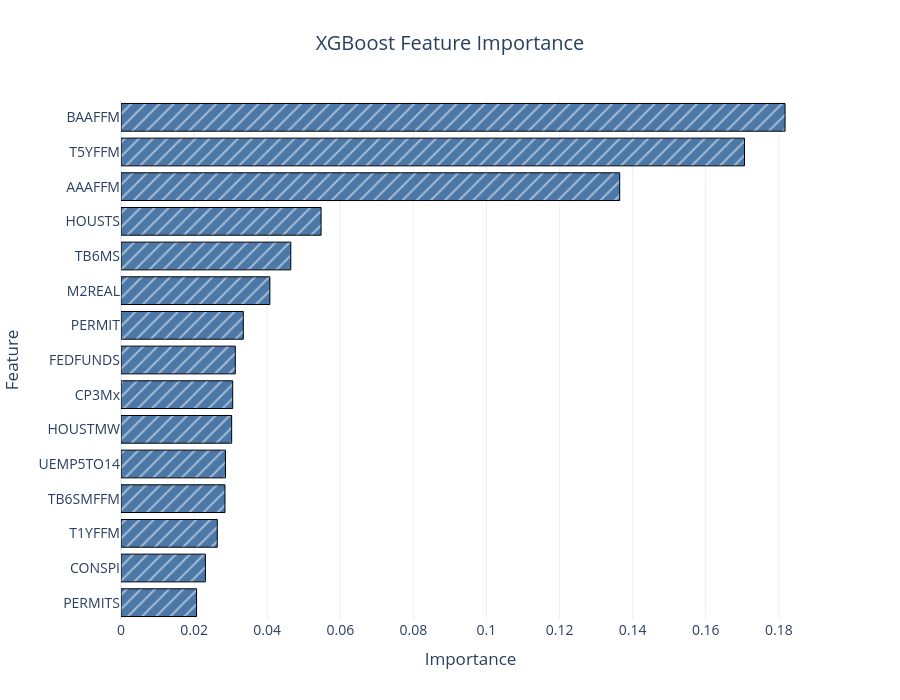
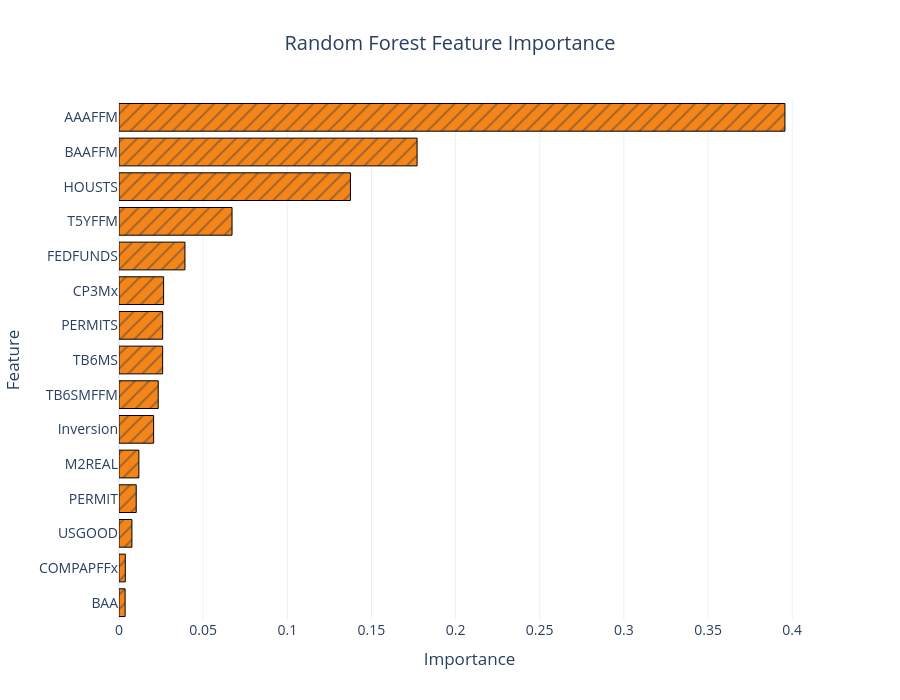

Notebook code for these charts, in order:
### Markdown cell above
Feature Importance

### Code cell
model_specs = [("XGBoost", "#4C78A8"), ("Random Forest", "#F58518")]

for model_name, color in model_specs:
    importances = best_models[model_name].feature_importances_
    feature_df = pd.DataFrame({
        'Feature': feature_names,
        'Importance': importances,
    }).sort_values(by='Importance', ascending=False)
    top_features = feature_df.head(15)[::-1]

    fig = px.bar(
        top_features,
        x='Importance',
        y='Feature',
        orientation='h',
        title=f'{model_name} Feature Importance',
        labels={'Importance': 'Importance', 'Feature': 'Feature'}
    )
    fig.update_traces(
        marker_color=color,
        marker_line_color='black',
        marker_line_width=1,
        marker_pattern_shape='/'
    )

    fig.update_layout(
        title={'x': 0.5, 'xanchor': 'center'},
        yaxis={'categoryorder': 'total ascending'},
        width=900,
        height=700,
        template='plotly_white',
        font=dict(size=14),
    )
    
    fig.show()
    fig.write_image(f"{path_png}/{model_name.lower().replace(' ', '_')}_feature_importance.png", scale=2)

### Figure 1 — Plotly figure (JSON) as saved in the notebook; plotly's stock layout.template omitted (floating-point values rounded to 4 significant figures)
{"data": [{"hovertemplate": "Importance=%{x}<br>Feature=%{y}<extra></extra>", "legendgroup": "", "marker": {"color": "#4C78A8", "line": {"color": "black", "width": 1}, "pattern": {"shape": "/"}}, "name": "", "orientation": "h", "showlegend": false, "textposition": "auto", "type": "bar", "x": [0.02067, 0.02309, 0.02634, 0.02845, 0.02858, 0.03028, 0.03057, 0.03127, 0.03347, 0.04073, 0.04646, 0.05475, 0.1365, 0.1706, 0.1817], "xaxis": "x", "y": ["PERMITS", "CONSPI", "T1YFFM", "TB6SMFFM", "UEMP5TO14", "HOUSTMW", "CP3Mx", "FEDFUNDS", "PERMIT", "M2REAL", "TB6MS", "HOUSTS", "AAAFFM", "T5YFFM", "BAAFFM"], "yaxis": "y"}], "layout": {"barmode": "relative", "font": {"size": 14}, "height": 700, "legend": {"tracegroupgap": 0}, "title": {"text": "XGBoost Feature Importance", "x": 0.5, "xanchor": "center"}, "width": 900, "xaxis": {"anchor": "y", "domain": [0, 1], "title": {"text": "Importance"}}, "yaxis": {"anchor": "x", "categoryorder": "total ascending", "domain": [0, 1], "title": {"text": "Feature"}}}}

### Figure 2 — Plotly figure (JSON) as saved in the notebook; plotly's stock layout.template omitted (floating-point values rounded to 4 significant figures)
{"data": [{"hovertemplate": "Importance=%{x}<br>Feature=%{y}<extra></extra>", "legendgroup": "", "marker": {"color": "#F58518", "line": {"color": "black", "width": 1}, "pattern": {"shape": "/"}}, "name": "", "orientation": "h", "showlegend": false, "textposition": "auto", "type": "bar", "x": [0.003636, 0.003744, 0.007671, 0.01024, 0.0118, 0.02058, 0.02331, 0.02593, 0.02595, 0.02651, 0.03918, 0.06717, 0.1375, 0.1771, 0.3957], "xaxis": "x", "y": ["BAA", "COMPAPFFx", "USGOOD", "PERMIT", "M2REAL", "Inversion", "TB6SMFFM", "TB6MS", "PERMITS", "CP3Mx", "FEDFUNDS", "T5YFFM", "HOUSTS", "BAAFFM", "AAAFFM"], "yaxis": "y"}], "layout": {"barmode": "relative", "font": {"size": 14}, "height": 700, "legend": {"tracegroupgap": 0}, "title": {"text": "Random Forest Feature Importance", "x": 0.5, "xanchor": "center"}, "width": 900, "xaxis": {"anchor": "y", "domain": [0, 1], "title": {"text": "Importance"}}, "yaxis": {"anchor": "x", "categoryorder": "total ascending", "domain": [0, 1], "title": {"text": "Feature"}}}}
